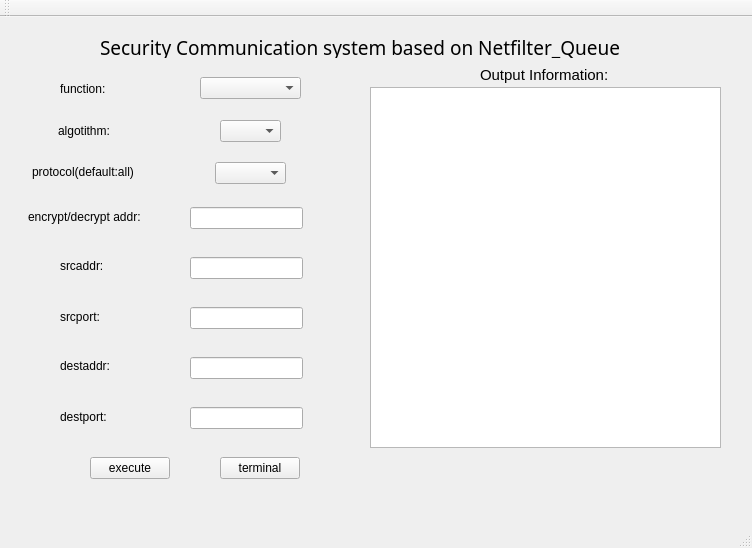
<?xml version="1.0" encoding="UTF-8"?>
<ui version="4.0">
 <class>MainWindow</class>
 <widget class="QMainWindow" name="MainWindow">
  <property name="geometry">
   <rect>
    <x>0</x>
    <y>0</y>
    <width>752</width>
    <height>548</height>
   </rect>
  </property>
  <property name="windowTitle">
   <string>MainWindow</string>
  </property>
  <widget class="QWidget" name="centralWidget">
   <widget class="QPushButton" name="pushButton">
    <property name="geometry">
     <rect>
      <x>90</x>
      <y>440</y>
      <width>80</width>
      <height>22</height>
     </rect>
    </property>
    <property name="text">
     <string>execute</string>
    </property>
   </widget>
   <widget class="QTextEdit" name="textEdit">
    <property name="geometry">
     <rect>
      <x>370</x>
      <y>70</y>
      <width>351</width>
      <height>361</height>
     </rect>
    </property>
   </widget>
   <widget class="QLineEdit" name="lineEdit">
    <property name="geometry">
     <rect>
      <x>190</x>
      <y>190</y>
      <width>113</width>
      <height>22</height>
     </rect>
    </property>
   </widget>
   <widget class="QComboBox" name="comboBox">
    <property name="geometry">
     <rect>
      <x>220</x>
      <y>103</y>
      <width>61</width>
      <height>22</height>
     </rect>
    </property>
   </widget>
   <widget class="QLabel" name="label">
    <property name="geometry">
     <rect>
      <x>60</x>
      <y>65</y>
      <width>59</width>
      <height>14</height>
     </rect>
    </property>
    <property name="text">
     <string>function:</string>
    </property>
   </widget>
   <widget class="QComboBox" name="comboBox_2">
    <property name="geometry">
     <rect>
      <x>200</x>
      <y>60</y>
      <width>101</width>
      <height>22</height>
     </rect>
    </property>
   </widget>
   <widget class="QComboBox" name="comboBox_3">
    <property name="geometry">
     <rect>
      <x>215</x>
      <y>145</y>
      <width>71</width>
      <height>22</height>
     </rect>
    </property>
   </widget>
   <widget class="QLineEdit" name="lineEdit_2">
    <property name="geometry">
     <rect>
      <x>190</x>
      <y>240</y>
      <width>113</width>
      <height>22</height>
     </rect>
    </property>
   </widget>
   <widget class="QLineEdit" name="lineEdit_3">
    <property name="geometry">
     <rect>
      <x>190</x>
      <y>290</y>
      <width>113</width>
      <height>22</height>
     </rect>
    </property>
   </widget>
   <widget class="QLineEdit" name="lineEdit_4">
    <property name="geometry">
     <rect>
      <x>190</x>
      <y>340</y>
      <width>113</width>
      <height>22</height>
     </rect>
    </property>
   </widget>
   <widget class="QLineEdit" name="lineEdit_5">
    <property name="geometry">
     <rect>
      <x>190</x>
      <y>390</y>
      <width>113</width>
      <height>22</height>
     </rect>
    </property>
   </widget>
   <widget class="QLabel" name="label_2">
    <property name="geometry">
     <rect>
      <x>58</x>
      <y>106</y>
      <width>91</width>
      <height>16</height>
     </rect>
    </property>
    <property name="text">
     <string>algotithm:</string>
    </property>
   </widget>
   <widget class="QLabel" name="label_3">
    <property name="geometry">
     <rect>
      <x>32</x>
      <y>145</y>
      <width>131</width>
      <height>20</height>
     </rect>
    </property>
    <property name="text">
     <string>protocol(default:all)</string>
    </property>
   </widget>
   <widget class="QLabel" name="label_4">
    <property name="geometry">
     <rect>
      <x>28</x>
      <y>190</y>
      <width>131</width>
      <height>20</height>
     </rect>
    </property>
    <property name="text">
     <string>encrypt/decrypt addr:</string>
    </property>
   </widget>
   <widget class="QLabel" name="label_5">
    <property name="geometry">
     <rect>
      <x>60</x>
      <y>242</y>
      <width>59</width>
      <height>14</height>
     </rect>
    </property>
    <property name="text">
     <string>srcaddr:</string>
    </property>
   </widget>
   <widget class="QLabel" name="label_6">
    <property name="geometry">
     <rect>
      <x>60</x>
      <y>293</y>
      <width>59</width>
      <height>14</height>
     </rect>
    </property>
    <property name="text">
     <string>srcport:</string>
    </property>
   </widget>
   <widget class="QLabel" name="label_7">
    <property name="geometry">
     <rect>
      <x>60</x>
      <y>342</y>
      <width>59</width>
      <height>14</height>
     </rect>
    </property>
    <property name="text">
     <string>destaddr:</string>
    </property>
   </widget>
   <widget class="QLabel" name="label_8">
    <property name="geometry">
     <rect>
      <x>60</x>
      <y>393</y>
      <width>59</width>
      <height>14</height>
     </rect>
    </property>
    <property name="text">
     <string>destport:</string>
    </property>
   </widget>
   <widget class="QLabel" name="label_9">
    <property name="geometry">
     <rect>
      <x>480</x>
      <y>50</y>
      <width>171</width>
      <height>16</height>
     </rect>
    </property>
    <property name="font">
     <font>
      <pointsize>11</pointsize>
     </font>
    </property>
    <property name="text">
     <string>Output Information:</string>
    </property>
   </widget>
   <widget class="QLabel" name="label_10">
    <property name="geometry">
     <rect>
      <x>100</x>
      <y>20</y>
      <width>531</width>
      <height>21</height>
     </rect>
    </property>
    <property name="font">
     <font>
      <family>Laksaman</family>
      <pointsize>14</pointsize>
     </font>
    </property>
    <property name="text">
     <string>Security Communication system based on Netfilter_Queue</string>
    </property>
   </widget>
   <widget class="QPushButton" name="pushButton_2">
    <property name="geometry">
     <rect>
      <x>220</x>
      <y>440</y>
      <width>80</width>
      <height>22</height>
     </rect>
    </property>
    <property name="text">
     <string>terminal</string>
    </property>
   </widget>
  </widget>
  <widget class="QMenuBar" name="menuBar">
   <property name="geometry">
    <rect>
     <x>0</x>
     <y>0</y>
     <width>752</width>
     <height>19</height>
    </rect>
   </property>
  </widget>
  <widget class="QToolBar" name="mainToolBar">
   <attribute name="toolBarArea">
    <enum>TopToolBarArea</enum>
   </attribute>
   <attribute name="toolBarBreak">
    <bool>false</bool>
   </attribute>
  </widget>
  <widget class="QStatusBar" name="statusBar"/>
 </widget>
 <layoutdefault spacing="6" margin="11"/>
 <resources/>
 <connections/>
</ui>
